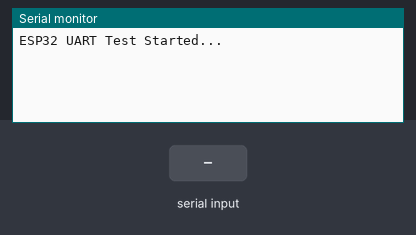
Simulated run of this sketch. Board: ESP32. On the bench: the last lines printed to the serial monitor. The test bench sets the inputs (shaded band).

Above: at 2.8 s.
2.9 s: "1\n" received over the second serial link
At 4.2 s:
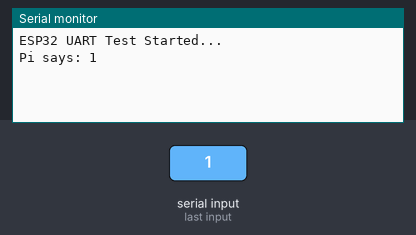
4.5 s: "0\n" received over the second serial link
At 5.8 s:
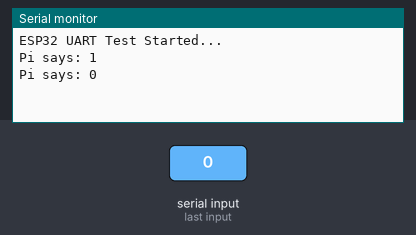
6.0 s: "2\n" received over the second serial link
At 6.6 s:
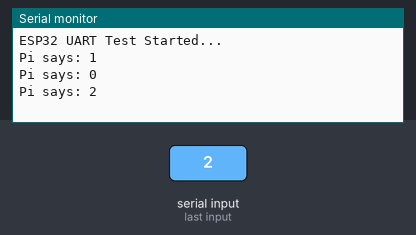

Measured:
- after the input at 2.9 s, the serial monitor: prints a new line after 0.10 s (image 1)
- after the input at 4.5 s, the serial monitor: prints a new line after 0.50 s (image 2)
- after the input at 6.0 s, the serial monitor: prints a new line at once (image 3)

The sketch:

Communication.ino
```cpp
void setup() {
  Serial.begin(115200);   // To PC (USB)
  Serial2.begin(115200, SERIAL_8N1, 16, 17); // To Pi (RX=16, TX=17)
  Serial.println("ESP32 UART Test Started...");
}

void loop() {
  // Send to Pi
  Serial2.println("PING_FROM_ESP");

  // Check if Pi sent something back
  if (Serial2.available()) {
    String response = Serial2.readStringUntil('\n');
    Serial.print("Pi says: ");
    Serial.println(response);
  }
  delay(1000);
}
```
